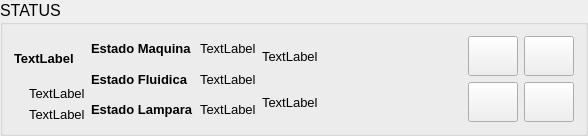
    <widget class="QGroupBox" name="groupBox">
     <property name="sizePolicy">
      <sizepolicy hsizetype="Expanding" vsizetype="Expanding">
       <horstretch>12</horstretch>
       <verstretch>4</verstretch>
      </sizepolicy>
     </property>
     <property name="font">
      <font>
       <pointsize>12</pointsize>
      </font>
     </property>
     <property name="title">
      <string>STATUS</string>
     </property>
     <layout class="QGridLayout" name="gridLayout_2">
      <item row="0" column="0" rowspan="2">
       <layout class="QGridLayout" name="gridLayout_7" columnstretch="0">
        <item row="0" column="0">
         <widget class="QLabel" name="fecha">
          <property name="sizePolicy">
           <sizepolicy hsizetype="Preferred" vsizetype="Preferred">
            <horstretch>1</horstretch>
            <verstretch>1</verstretch>
           </sizepolicy>
          </property>
          <property name="font">
           <font>
            <pointsize>10</pointsize>
            <weight>75</weight>
            <bold>true</bold>
           </font>
          </property>
          <property name="text">
           <string>TextLabel</string>
          </property>
         </widget>
        </item>
        <item row="1" column="0">
         <layout class="QGridLayout" name="gridLayout_5">
          <item row="0" column="0" rowspan="2">
           <widget class="QLabel" name="m_TextoStatus">
            <property name="sizePolicy">
             <sizepolicy hsizetype="Maximum" vsizetype="Maximum">
              <horstretch>1</horstretch>
              <verstretch>1</verstretch>
             </sizepolicy>
            </property>
            <property name="maximumSize">
             <size>
              <width>64</width>
              <height>64</height>
             </size>
            </property>
            <property name="text">
             <string/>
            </property>
            <property name="pixmap">
             <pixmap resource="../../Xaar/SinglePass/shared.qrc">:/res/images/folder_logo.png</pixmap>
            </property>
            <property name="scaledContents">
             <bool>true</bool>
            </property>
           </widget>
          </item>
          <item row="0" column="1">
           <widget class="QLabel" name="usuario_actual">
            <property name="sizePolicy">
             <sizepolicy hsizetype="Preferred" vsizetype="Preferred">
              <horstretch>1</horstretch>
              <verstretch>1</verstretch>
             </sizepolicy>
            </property>
            <property name="font">
             <font>
              <pointsize>10</pointsize>
             </font>
            </property>
            <property name="text">
             <string>TextLabel</string>
            </property>
           </widget>
          </item>
          <item row="1" column="1">
           <widget class="QLabel" name="m_User">
            <property name="sizePolicy">
             <sizepolicy hsizetype="Preferred" vsizetype="Preferred">
              <horstretch>1</horstretch>
              <verstretch>1</verstretch>
             </sizepolicy>
            </property>
            <property name="font">
             <font>
              <pointsize>10</pointsize>
             </font>
            </property>
            <property name="text">
             <string>TextLabel</string>
            </property>
           </widget>
          </item>
         </layout>
        </item>
       </layout>
      </item>
      <item row="0" column="1" rowspan="2">
       <layout class="QGridLayout" name="gridLayout_3" columnstretch="2,2">
        <item row="0" column="0">
         <widget class="QLabel" name="lblMaquina">
          <property name="sizePolicy">
           <sizepolicy hsizetype="Preferred" vsizetype="Preferred">
            <horstretch>2</horstretch>
            <verstretch>1</verstretch>
           </sizepolicy>
          </property>
          <property name="font">
           <font>
            <pointsize>10</pointsize>
            <weight>75</weight>
            <bold>true</bold>
           </font>
          </property>
          <property name="text">
           <string>Estado Maquina</string>
          </property>
         </widget>
        </item>
        <item row="0" column="1">
         <widget class="QLabel" name="led_EstadoMaquina">
          <property name="sizePolicy">
           <sizepolicy hsizetype="Preferred" vsizetype="Preferred">
            <horstretch>1</horstretch>
            <verstretch>1</verstretch>
           </sizepolicy>
          </property>
          <property name="font">
           <font>
            <pointsize>10</pointsize>
           </font>
          </property>
          <property name="text">
           <string>TextLabel</string>
          </property>
         </widget>
        </item>
        <item row="1" column="0">
         <widget class="QLabel" name="lblFluid">
          <property name="sizePolicy">
           <sizepolicy hsizetype="Preferred" vsizetype="Preferred">
            <horstretch>2</horstretch>
            <verstretch>1</verstretch>
           </sizepolicy>
          </property>
          <property name="font">
           <font>
            <pointsize>10</pointsize>
            <weight>75</weight>
            <bold>true</bold>
           </font>
          </property>
          <property name="text">
           <string>Estado Fluidica</string>
          </property>
         </widget>
        </item>
        <item row="1" column="1">
         <widget class="QLabel" name="led_EstadoTemperatura">
          <property name="sizePolicy">
           <sizepolicy hsizetype="Preferred" vsizetype="Preferred">
            <horstretch>1</horstretch>
            <verstretch>1</verstretch>
           </sizepolicy>
          </property>
          <property name="font">
           <font>
            <pointsize>10</pointsize>
           </font>
          </property>
          <property name="text">
           <string>TextLabel</string>
          </property>
         </widget>
        </item>
        <item row="2" column="0">
         <widget class="QLabel" name="lblLamp">
          <property name="sizePolicy">
           <sizepolicy hsizetype="Preferred" vsizetype="Preferred">
            <horstretch>2</horstretch>
            <verstretch>1</verstretch>
           </sizepolicy>
          </property>
          <property name="font">
           <font>
            <pointsize>10</pointsize>
            <weight>75</weight>
            <bold>true</bold>
           </font>
          </property>
          <property name="text">
           <string>Estado Lampara</string>
          </property>
         </widget>
        </item>
        <item row="2" column="1">
         <widget class="QLabel" name="led_EstadoLampara">
          <property name="sizePolicy">
           <sizepolicy hsizetype="Preferred" vsizetype="Preferred">
            <horstretch>1</horstretch>
            <verstretch>1</verstretch>
           </sizepolicy>
          </property>
          <property name="font">
           <font>
            <pointsize>10</pointsize>
           </font>
          </property>
          <property name="text">
           <string>TextLabel</string>
          </property>
         </widget>
        </item>
       </layout>
      </item>
      <item row="0" column="2" rowspan="2">
       <layout class="QGridLayout" name="gridLayout_6" rowstretch="0,0">
        <item row="0" column="0">
         <widget class="QLabel" name="m_NombreFicheroConfig">
          <property name="sizePolicy">
           <sizepolicy hsizetype="Preferred" vsizetype="Preferred">
            <horstretch>30</horstretch>
            <verstretch>0</verstretch>
           </sizepolicy>
          </property>
          <property name="minimumSize">
           <size>
            <width>200</width>
            <height>0</height>
           </size>
          </property>
          <property name="font">
           <font>
            <pointsize>10</pointsize>
           </font>
          </property>
          <property name="text">
           <string>TextLabel</string>
          </property>
         </widget>
        </item>
        <item row="1" column="0">
         <widget class="QLabel" name="m_RutaFicheroConfig">
          <property name="sizePolicy">
           <sizepolicy hsizetype="Preferred" vsizetype="Preferred">
            <horstretch>20</horstretch>
            <verstretch>0</verstretch>
           </sizepolicy>
          </property>
          <property name="font">
           <font>
            <pointsize>10</pointsize>
           </font>
          </property>
          <property name="text">
           <string>TextLabel</string>
          </property>
         </widget>
        </item>
       </layout>
      </item>
      <item row="0" column="4">
       <widget class="QPushButton" name="m_MostrarInicio">
        <property name="sizePolicy">
         <sizepolicy hsizetype="Expanding" vsizetype="Preferred">
          <horstretch>1</horstretch>
          <verstretch>0</verstretch>
         </sizepolicy>
        </property>
        <property name="minimumSize">
         <size>
          <width>50</width>
          <height>40</height>
         </size>
        </property>
        <property name="maximumSize">
         <size>
          <width>50</width>
          <height>40</height>
         </size>
        </property>
        <property name="text">
         <string/>
        </property>
        <property name="icon">
         <iconset resource="../../Xaar/SinglePass/shared.qrc">
          <normaloff>:/res/images/desktop.png</normaloff>:/res/images/desktop.png</iconset>
        </property>
        <property name="iconSize">
         <size>
          <width>24</width>
          <height>24</height>
         </size>
        </property>
       </widget>
      </item>
      <item row="1" column="4">
       <widget class="QPushButton" name="m_MostrarAyuda">
        <property name="sizePolicy">
         <sizepolicy hsizetype="Expanding" vsizetype="Preferred">
          <horstretch>1</horstretch>
          <verstretch>0</verstretch>
         </sizepolicy>
        </property>
        <property name="minimumSize">
         <size>
          <width>50</width>
          <height>40</height>
         </size>
        </property>
        <property name="maximumSize">
         <size>
          <width>50</width>
          <height>40</height>
         </size>
        </property>
        <property name="text">
         <string/>
        </property>
        <property name="icon">
         <iconset resource="../../Xaar/SinglePass/shared.qrc">
          <normaloff>:/res/images/contacto.png</normaloff>:/res/images/contacto.png</iconset>
        </property>
        <property name="iconSize">
         <size>
          <width>24</width>
          <height>24</height>
         </size>
        </property>
       </widget>
      </item>
      <item row="0" column="3">
       <widget class="QPushButton" name="m_ButtonShowLog">
        <property name="sizePolicy">
         <sizepolicy hsizetype="Expanding" vsizetype="Preferred">
          <horstretch>1</horstretch>
          <verstretch>0</verstretch>
         </sizepolicy>
        </property>
        <property name="minimumSize">
         <size>
          <width>50</width>
          <height>40</height>
         </size>
        </property>
        <property name="maximumSize">
         <size>
          <width>50</width>
          <height>40</height>
         </size>
        </property>
        <property name="text">
         <string/>
        </property>
        <property name="icon">
         <iconset resource="../../Xaar/SinglePass/shared.qrc">
          <normaloff>:/res/images/agent.png</normaloff>:/res/images/agent.png</iconset>
        </property>
        <property name="iconSize">
         <size>
          <width>32</width>
          <height>32</height>
         </size>
        </property>
       </widget>
      </item>
      <item row="1" column="3">
       <widget class="QPushButton" name="m_MostrarMantenimiento">
        <property name="enabled">
         <bool>true</bool>
        </property>
        <property name="sizePolicy">
         <sizepolicy hsizetype="Expanding" vsizetype="Preferred">
          <horstretch>1</horstretch>
          <verstretch>0</verstretch>
         </sizepolicy>
        </property>
        <property name="minimumSize">
         <size>
          <width>50</width>
          <height>40</height>
         </size>
        </property>
        <property name="maximumSize">
         <size>
          <width>50</width>
          <height>40</height>
         </size>
        </property>
        <property name="text">
         <string/>
        </property>
        <property name="icon">
         <iconset resource="../../Xaar/SinglePass/shared.qrc">
          <normaloff>:/res/images/light_off.png</normaloff>:/res/images/light_off.png</iconset>
        </property>
        <property name="iconSize">
         <size>
          <width>32</width>
          <height>32</height>
         </size>
        </property>
       </widget>
      </item>
     </layout>
    </widget>
